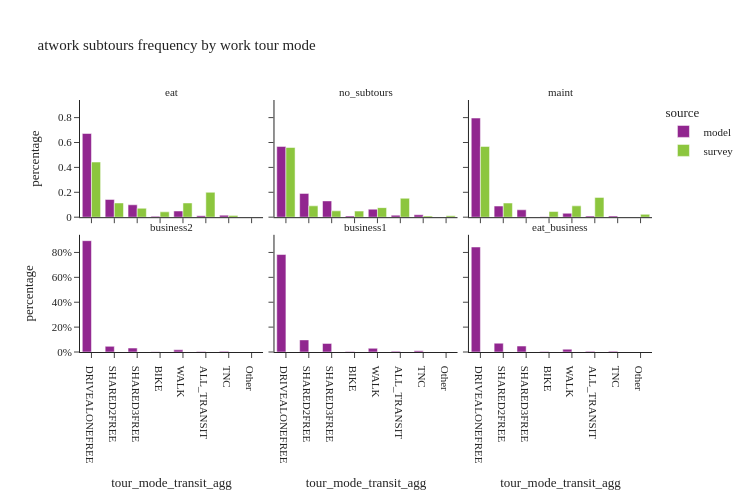

Write notebook code for a chart like this one.
### Code cell
util.plot_share_facetbar(work_tour, 'tour_weight', share_col="tour_mode_transit_agg", title="atwork subtours frequency by work tour mode", 
                             facet_col='atwork_subtour_frequency', facet_col_wrap=3, height=500, orientation='v')

### Figure 1 — Plotly figure (JSON) as saved in the notebook; plotly's stock layout.template omitted (floating-point values rounded to 4 significant figures)
{"data": [{"alignmentgroup": "True", "customdata": [[194088], [41136], [28747], [2138], [14315], [3507], [4737]], "hovertemplate": "source=model<br>atwork_subtour_frequency=eat<br>tour_mode_transit_agg=%{x}<br>percentage=%{y}<br>sample_size=%{customdata[0]}<extra></extra>", "legendgroup": "model", "marker": {"color": "#91268F", "pattern": {"shape": ""}}, "name": "model", "offsetgroup": "model", "orientation": "v", "showlegend": true, "textposition": "auto", "type": "bar", "x": ["DRIVEALONEFREE", "SHARED2FREE", "SHARED3FREE", "BIKE", "WALK", "ALL_TRANSIT", "TNC"], "xaxis": "x4", "y": [0.6724, 0.1425, 0.09958, 0.007406, 0.04959, 0.01215, 0.01641], "yaxis": "y4"}, {"alignmentgroup": "True", "customdata": [[529108], [177805], [121594], [9208], [59850], [15118], [17938]], "hovertemplate": "source=model<br>atwork_subtour_frequency=no_subtours<br>tour_mode_transit_agg=%{x}<br>percentage=%{y}<br>sample_size=%{customdata[0]}<extra></extra>", "legendgroup": "model", "marker": {"color": "#91268F", "pattern": {"shape": ""}}, "name": "model", "offsetgroup": "model", "orientation": "v", "showlegend": false, "textposition": "auto", "type": "bar", "x": ["DRIVEALONEFREE", "SHARED2FREE", "SHARED3FREE", "BIKE", "WALK", "ALL_TRANSIT", "TNC"], "xaxis": "x5", "y": [0.5686, 0.1911, 0.1307, 0.009894, 0.06431, 0.01625, 0.01928], "yaxis": "y5"}, {"alignmentgroup": "True", "customdata": [[37073], [4162], [2759], [197], [1463], [435], [457]], "hovertemplate": "source=model<br>atwork_subtour_frequency=maint<br>tour_mode_transit_agg=%{x}<br>percentage=%{y}<br>sample_size=%{customdata[0]}<extra></extra>", "legendgroup": "model", "marker": {"color": "#91268F", "pattern": {"shape": ""}}, "name": "model", "offsetgroup": "model", "orientation": "v", "showlegend": false, "textposition": "auto", "type": "bar", "x": ["DRIVEALONEFREE", "SHARED2FREE", "SHARED3FREE", "BIKE", "WALK", "ALL_TRANSIT", "TNC"], "xaxis": "x6", "y": [0.7965, 0.08942, 0.05927, 0.004232, 0.03143, 0.009346, 0.009818], "yaxis": "y6"}, {"alignmentgroup": "True", "customdata": [[2068], [105], [73], [5], [40], [8], [13]], "hovertemplate": "source=model<br>atwork_subtour_frequency=business2<br>tour_mode_transit_agg=%{x}<br>percentage=%{y}<br>sample_size=%{customdata[0]}<extra></extra>", "legendgroup": "model", "marker": {"color": "#91268F", "pattern": {"shape": ""}}, "name": "model", "offsetgroup": "model", "orientation": "v", "showlegend": false, "textposition": "auto", "type": "bar", "x": ["DRIVEALONEFREE", "SHARED2FREE", "SHARED3FREE", "BIKE", "WALK", "ALL_TRANSIT", "TNC"], "xaxis": "x", "y": [0.8945, 0.04542, 0.03157, 0.002163, 0.0173, 0.00346, 0.005623], "yaxis": "y"}, {"alignmentgroup": "True", "customdata": [[47708], [5923], [4199], [276], [1804], [408], [596]], "hovertemplate": "source=model<br>atwork_subtour_frequency=business1<br>tour_mode_transit_agg=%{x}<br>percentage=%{y}<br>sample_size=%{customdata[0]}<extra></extra>", "legendgroup": "model", "marker": {"color": "#91268F", "pattern": {"shape": ""}}, "name": "model", "offsetgroup": "model", "orientation": "v", "showlegend": false, "textposition": "auto", "type": "bar", "x": ["DRIVEALONEFREE", "SHARED2FREE", "SHARED3FREE", "BIKE", "WALK", "ALL_TRANSIT", "TNC"], "xaxis": "x2", "y": [0.7832, 0.09724, 0.06893, 0.004531, 0.02962, 0.006698, 0.009784], "yaxis": "y2"}, {"alignmentgroup": "True", "customdata": [[3446], [289], [195], [13], [92], [22], [28]], "hovertemplate": "source=model<br>atwork_subtour_frequency=eat_business<br>tour_mode_transit_agg=%{x}<br>percentage=%{y}<br>sample_size=%{customdata[0]}<extra></extra>", "legendgroup": "model", "marker": {"color": "#91268F", "pattern": {"shape": ""}}, "name": "model", "offsetgroup": "model", "orientation": "v", "showlegend": false, "textposition": "auto", "type": "bar", "x": ["DRIVEALONEFREE", "SHARED2FREE", "SHARED3FREE", "BIKE", "WALK", "ALL_TRANSIT", "TNC"], "xaxis": "x3", "y": [0.8436, 0.07075, 0.04774, 0.003182, 0.02252, 0.005386, 0.006854], "yaxis": "y3"}, {"alignmentgroup": "True", "customdata": [[31], [8], [5], [3], [8], [14], [1]], "hovertemplate": "source=survey<br>atwork_subtour_frequency=eat<br>tour_mode_transit_agg=%{x}<br>percentage=%{y}<br>sample_size=%{customdata[0]}<extra></extra>", "legendgroup": "survey", "marker": {"color": "#8CC63E", "pattern": {"shape": ""}}, "name": "survey", "offsetgroup": "survey", "orientation": "v", "showlegend": true, "textposition": "auto", "type": "bar", "x": ["DRIVEALONEFREE", "SHARED2FREE", "SHARED3FREE", "BIKE", "WALK", "ALL_TRANSIT", "TNC"], "xaxis": "x4", "y": [0.4429, 0.1143, 0.07143, 0.04286, 0.1143, 0.2, 0.01429], "yaxis": "y4"}, {"alignmentgroup": "True", "customdata": [[781], [127], [71], [68], [107], [212], [13], [16]], "hovertemplate": "source=survey<br>atwork_subtour_frequency=no_subtours<br>tour_mode_transit_agg=%{x}<br>percentage=%{y}<br>sample_size=%{customdata[0]}<extra></extra>", "legendgroup": "survey", "marker": {"color": "#8CC63E", "pattern": {"shape": ""}}, "name": "survey", "offsetgroup": "survey", "orientation": "v", "showlegend": false, "textposition": "auto", "type": "bar", "x": ["DRIVEALONEFREE", "SHARED2FREE", "SHARED3FREE", "BIKE", "WALK", "ALL_TRANSIT", "TNC", "Other"], "xaxis": "x5", "y": [0.5599, 0.09104, 0.0509, 0.04875, 0.0767, 0.152, 0.009319, 0.01147], "yaxis": "y5"}, {"alignmentgroup": "True", "customdata": [[25], [5], [2], [4], [7], [1]], "hovertemplate": "source=survey<br>atwork_subtour_frequency=maint<br>tour_mode_transit_agg=%{x}<br>percentage=%{y}<br>sample_size=%{customdata[0]}<extra></extra>", "legendgroup": "survey", "marker": {"color": "#8CC63E", "pattern": {"shape": ""}}, "name": "survey", "offsetgroup": "survey", "orientation": "v", "showlegend": false, "textposition": "auto", "type": "bar", "x": ["DRIVEALONEFREE", "SHARED2FREE", "BIKE", "WALK", "ALL_TRANSIT", "Other"], "xaxis": "x6", "y": [0.5682, 0.1136, 0.04545, 0.09091, 0.1591, 0.02273], "yaxis": "y6"}], "layout": {"annotations": [{"font": {}, "showarrow": false, "text": "business2", "x": 0.16, "xanchor": "center", "xref": "paper", "y": 0.465, "yanchor": "bottom", "yref": "paper"}, {"font": {}, "showarrow": false, "text": "business1", "x": 0.5, "xanchor": "center", "xref": "paper", "y": 0.465, "yanchor": "bottom", "yref": "paper"}, {"font": {}, "showarrow": false, "text": "eat_business", "x": 0.84, "xanchor": "center", "xref": "paper", "y": 0.465, "yanchor": "bottom", "yref": "paper"}, {"font": {}, "showarrow": false, "text": "eat", "x": 0.16, "xanchor": "center", "xref": "paper", "y": 1.0, "yanchor": "bottom", "yref": "paper"}, {"font": {}, "showarrow": false, "text": "no_subtours", "x": 0.5, "xanchor": "center", "xref": "paper", "y": 1.0, "yanchor": "bottom", "yref": "paper"}, {"font": {}, "showarrow": false, "text": "maint", "x": 0.84, "xanchor": "center", "xref": "paper", "y": 1.0, "yanchor": "bottom", "yref": "paper"}], "barmode": "group", "height": 500, "legend": {"title": {"text": "source"}, "tracegroupgap": 0}, "title": {"text": "atwork subtours frequency by work tour mode"}, "width": 750, "xaxis": {"anchor": "y", "domain": [0.0, 0.32], "title": {"text": "tour_mode_transit_agg"}}, "xaxis2": {"anchor": "y2", "domain": [0.34, 0.66], "matches": "x", "title": {"text": "tour_mode_transit_agg"}}, "xaxis3": {"anchor": "y3", "domain": [0.68, 1.0], "matches": "x", "title": {"text": "tour_mode_transit_agg"}}, "xaxis4": {"anchor": "y4", "domain": [0.0, 0.32], "matches": "x", "showticklabels": false}, "xaxis5": {"anchor": "y5", "domain": [0.34, 0.66], "matches": "x", "showticklabels": false}, "xaxis6": {"anchor": "y6", "domain": [0.68, 1.0], "matches": "x", "showticklabels": false}, "yaxis": {"anchor": "x", "domain": [0.0, 0.465], "tickformat": ".0%", "title": {"text": "percentage"}}, "yaxis2": {"anchor": "x2", "domain": [0.0, 0.465], "matches": "y", "showticklabels": false, "tickformat": ".0%"}, "yaxis3": {"anchor": "x3", "domain": [0.0, 0.465], "matches": "y", "showticklabels": false}, "yaxis4": {"anchor": "x4", "domain": [0.535, 1.0], "matches": "y", "title": {"text": "percentage"}}, "yaxis5": {"anchor": "x5", "domain": [0.535, 1.0], "matches": "y", "showticklabels": false}, "yaxis6": {"anchor": "x6", "domain": [0.535, 1.0], "matches": "y", "showticklabels": false}}}
